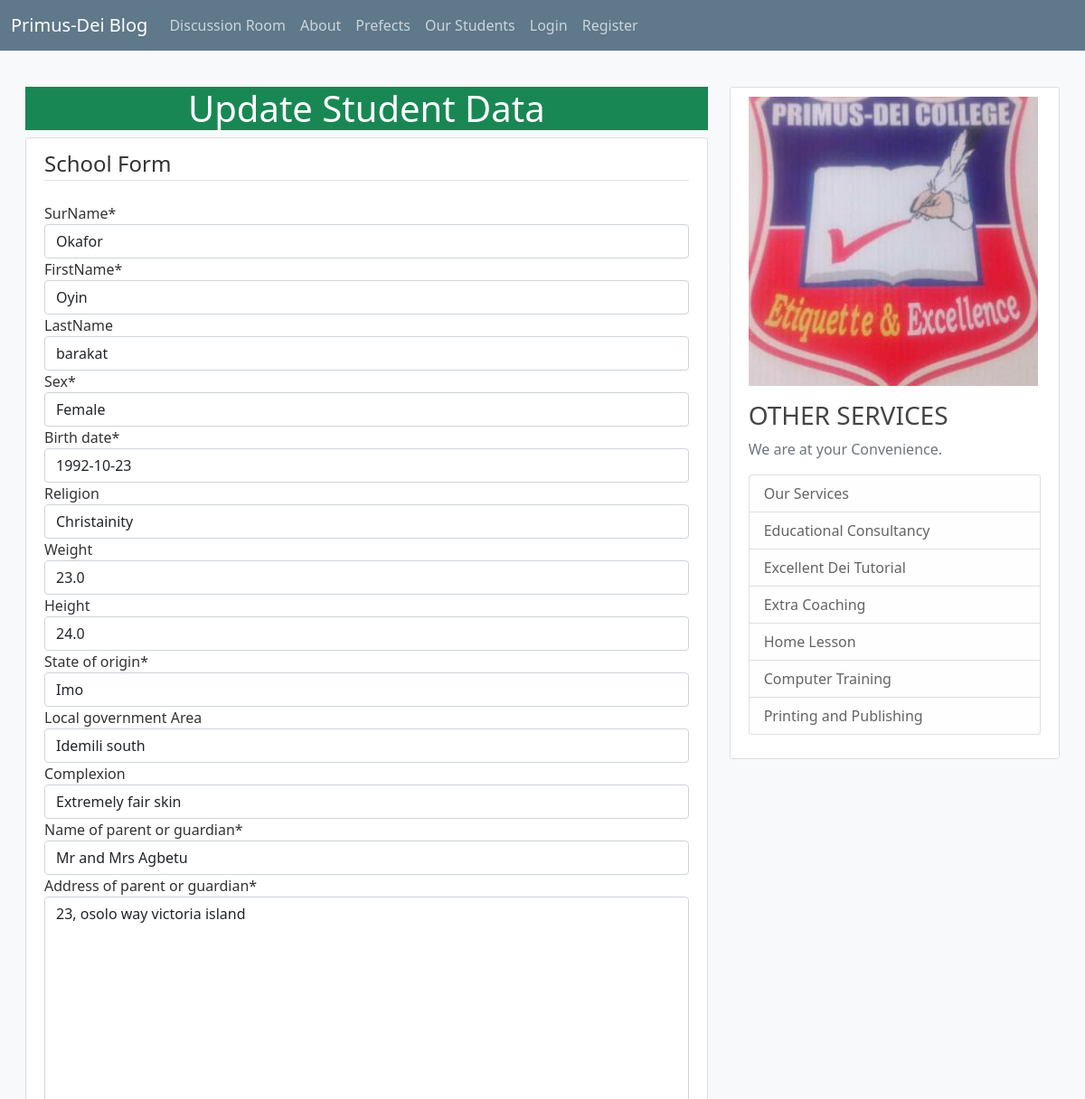
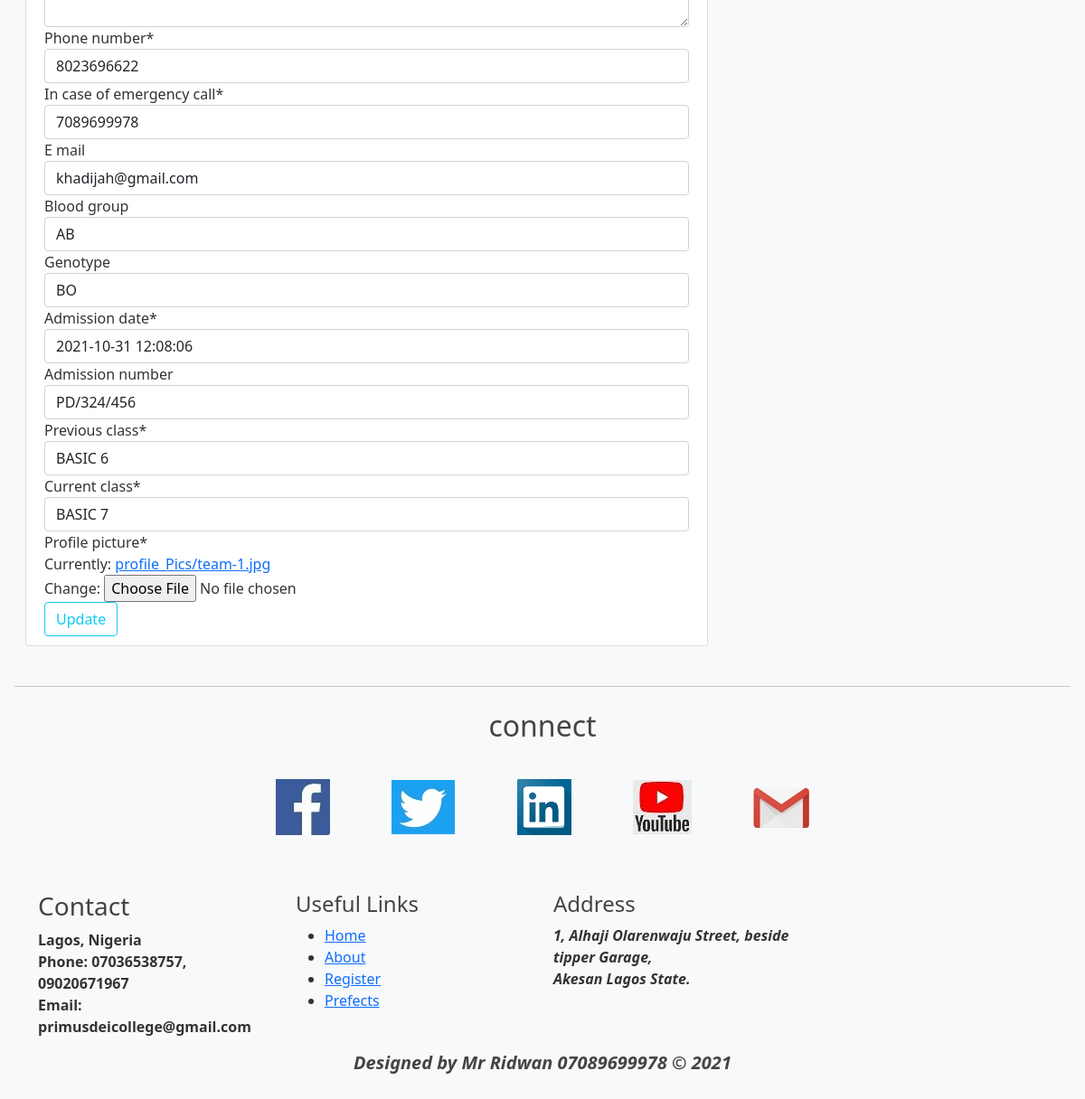
The app's page /student/11/update/ with its own data (2 pictures, top to bottom).
### SchoolProfile/models.py (models this page shows, shortened)
class SchoolProfile(models.Model):
    SurName = models.CharField(max_length=150)
    FirstName = models.CharField(max_length=150)
    LastName = models.CharField(max_length=150, blank=True)
    Sex = models.ForeignKey(Sex, on_delete=models.CASCADE)
    Birth_date = models.DateField()
    Religion = models.ForeignKey(Religion, on_delete=models.CASCADE, blank=True)
    Weight = models.FloatField(blank=True)
    Height = models.FloatField(blank=True)
    State_of_origin = models.ForeignKey(State, on_delete=models.CASCADE)
    Local_government_Area = models.CharField(max_length=200, blank=True)
    complexion = models.ForeignKey(Complexion, on_delete=models.CASCADE, blank=True)
    Name_of_parent_or_guardian = models.CharField(max_length=250)
    Address_of_parent_or_guardian = models.TextField()
    Phone_number = models.IntegerField()
    In_case_of_emergency_call = models.IntegerField()
    E_mail = models.EmailField(blank=True)
    Blood_group = models.ForeignKey(BloodGroup, on_delete=models.CASCADE, blank=True)
    genotype = models.ForeignKey(Genotype, on_delete=models.CASCADE, blank=True)
    Admission_date = models.DateTimeField(default=timezone.now)
    Admission_number = models.CharField(max_length=30, blank=True)
    previous_class = models.ForeignKey(PreviousClass, on_delete=models.CASCADE)
    current_class = models.ForeignKey(NextClass, on_delete=models.CASCADE)
    profile_picture = models.ImageField(upload_to='profile_Pics')

### SchoolProfile/views.py (the view)
# urls.py: path('student/<int:pk>/update/', StudentUpdateView.as_view(), name='update-student'),
class StudentUpdateView(UpdateView):
    model = SchoolProfile
    template_name = 'students_update.html'
    fields = ['SurName', 'FirstName', 'LastName','Sex','Birth_date', 'Religion','Weight',
              'Height','State_of_origin', 'Local_government_Area', 'complexion', 'Name_of_parent_or_guardian',
              'Address_of_parent_or_guardian','Phone_number','In_case_of_emergency_call','E_mail',
              'Blood_group','genotype', 'Admission_date', 'Admission_number', 'previous_class',
              'current_class', 'profile_picture']

### SchoolProfile/models.py (called while the page is built)
    def __str__(self):
        return self.religion

    def __str__(self):
        return self.complexion

    def __str__(self):
        return self.genotype

    def __str__(self):
        return self.state

    def __str__(self):
        return self.blood_group

    def __str__(self):
        return self.previous

    def __str__(self):
        return self.next

    def __str__(self):
        return self.sex

### SchoolProfile/templates/students_update.html (shortened to what this page needs)
{% extends 'base.html' %}
{% load crispy_forms_tags %}
{% block content %}
<h1 class="bg bg-success text-white text-center"> Update Student Data</h1>
<div class="content-section">
    <form method="POST">
        <fieldset class="form-group">
            <legend class="border-bottom mb-4">School Form</legend>
            {{ form|crispy }}
        </fieldset>
        <div class="form-group">
            <button class="btn btn-outline-info" type="submit" >Update</button>
        </div>
    </form>
</div>
{% endblock content %}

### blogs/static/main.css (style rules this page uses)
body { background: #fafafa; color: #333333; margin-top: 5rem; }
h1, h2, h3, h4, h5, h6 { color: #444444; }
.content-section { background: #ffffff; padding: 10px 20px; border: 1px solid #dddddd; border-radius: 3px; margin-bottom: 20px; }

### records on screen
SchoolProfile: SurName "Okafor", FirstName "Oyin", LastName "barakat", Sex "Female", Birth_date "1992-10-23", Religion "Christainity", Weight "23.0", Height "24.0", State_of_origin "Imo", Local_government_Area "Idemili south", complexion "Extremely fair skin", Name_of_parent_or_guardian "Mr and Mrs Agbetu", Address_of_parent_or_guardian "23, osolo way victoria island", Phone_number "8023696622", In_case_of_emergency_call "7089699978", E_mail "khadijah@gmail.com", Blood_group "AB", genotype "BO", Admission_date "2021-10-31 12:08:06", Admission_number "PD/324/456", previous_class "BASIC 6", current_class "BASIC 7"
